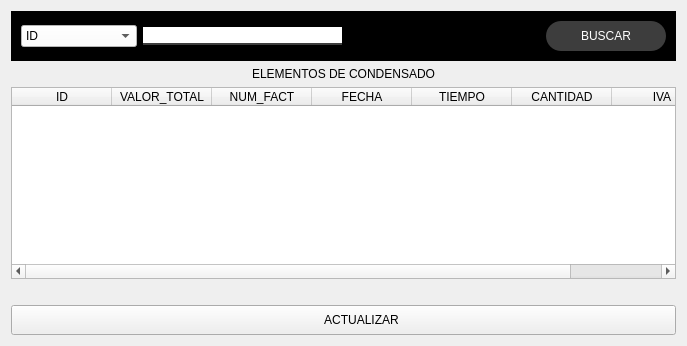
               <widget class="QWidget" name="pag_cone">
                <layout class="QVBoxLayout" name="verticalLayout_14">
                 <item>
                  <widget class="QFrame" name="frame_4">
                   <property name="styleSheet">
                    <string notr="true">QFrame{
background-color:rgb(0,0,0);
}
QLabel{
font: 87 12pt &quot;Arial Black&quot;;
background-color: #000000ff;
color: rgb(32, 80, 255);
border:0px solid #14C8CD;
}
QLineEdit{
border: 10px;
color:rgb(255,255,255);
border-bottom:2px solid rgb(61,61,61);
font:75 12pt &quot;Times New Roman&quot;;
}
QPushButton{
background-color:rgb(61,61,61);
border-radius: 15px;
color:rgb(255,255,255);
font:77 10pt &quot;Arial Black&quot;;
}
QPushButton:hover{
background-color: rgb(32, 80, 255);
border-radius: 15px;
color:rgb(0,0,0);
font: 77 10pt &quot;Arial Black&quot;;
}
QTableWidget{
background-color: rgb(255,255,255);
color:rgb(0,0,0);
gridline-color:rgb(32, 80, 255);
font-size:12pt;
color:#000000;
}
QHeaderView::section{
background-color: rgb(32, 80, 255);
border:1px solid rgb(0,0,0);
font-size: 12pt;
}
QTableWidget QTableCornerButton::section{
background-color:rgb(0,0,0);
border:1px solid rgb(32, 80, 255);
}</string>
                   </property>
                   <property name="frameShape">
                    <enum>QFrame::StyledPanel</enum>
                   </property>
                   <property name="frameShadow">
                    <enum>QFrame::Raised</enum>
                   </property>
                   <layout class="QHBoxLayout" name="horizontalLayout_22">
                    <item>
                     <widget class="QComboBox" name="combo_4">
                      <property name="styleSheet">
                       <string notr="true">background-color: rgb(255, 255, 255);
font: 14px &quot;Arial Black&quot;;</string>
                      </property>
                      <item>
                       <property name="text">
                        <string>ID</string>
                       </property>
                      </item>
                      <item>
                       <property name="text">
                        <string>VALOR_TOTAL</string>
                       </property>
                      </item>
                      <item>
                       <property name="text">
                        <string>NUM_FACT</string>
                       </property>
                      </item>
                      <item>
                       <property name="text">
                        <string>CANTIDAD</string>
                       </property>
                      </item>
                     </widget>
                    </item>
                    <item>
                     <widget class="QLineEdit" name="combo_line_4"/>
                    </item>
                    <item>
                     <spacer name="horizontalSpacer_18">
                      <property name="orientation">
                       <enum>Qt::Horizontal</enum>
                      </property>
                      <property name="sizeHint" stdset="0">
                       <size>
                        <width>40</width>
                        <height>20</height>
                       </size>
                      </property>
                     </spacer>
                    </item>
                    <item>
                     <widget class="QPushButton" name="search_cond">
                      <property name="minimumSize">
                       <size>
                        <width>120</width>
                        <height>30</height>
                       </size>
                      </property>
                      <property name="text">
                       <string>BUSCAR</string>
                      </property>
                      <property name="icon">
                       <iconset>
                        <normaloff>Imagenes/preferencessystemsearch_94404 (1).png</normaloff>Imagenes/preferencessystemsearch_94404 (1).png</iconset>
                      </property>
                      <property name="iconSize">
                       <size>
                        <width>30</width>
                        <height>30</height>
                       </size>
                      </property>
                     </widget>
                    </item>
                   </layout>
                  </widget>
                 </item>
                 <item>
                  <widget class="QLabel" name="tit_product_4">
                   <property name="text">
                    <string>ELEMENTOS DE CONDENSADO</string>
                   </property>
                   <property name="alignment">
                    <set>Qt::AlignCenter</set>
                   </property>
                  </widget>
                 </item>
                 <item>
                  <widget class="QTableWidget" name="cond_table">
                   <column>
                    <property name="text">
                     <string>ID</string>
                    </property>
                   </column>
                   <column>
                    <property name="text">
                     <string>VALOR_TOTAL</string>
                    </property>
                   </column>
                   <column>
                    <property name="text">
                     <string>NUM_FACT</string>
                    </property>
                   </column>
                   <column>
                    <property name="text">
                     <string>FECHA</string>
                    </property>
                   </column>
                   <column>
                    <property name="text">
                     <string>TIEMPO</string>
                    </property>
                   </column>
                   <column>
                    <property name="text">
                     <string>CANTIDAD</string>
                    </property>
                   </column>
                   <column>
                    <property name="text">
                     <string>IVA</string>
                    </property>
                   </column>
                  </widget>
                 </item>
                 <item>
                  <spacer name="horizontalSpacer_9">
                   <property name="orientation">
                    <enum>Qt::Horizontal</enum>
                   </property>
                   <property name="sizeHint" stdset="0">
                    <size>
                     <width>665</width>
                     <height>20</height>
                    </size>
                   </property>
                  </spacer>
                 </item>
                 <item>
                  <widget class="QPushButton" name="refresh_cond">
                   <property name="minimumSize">
                    <size>
                     <width>120</width>
                     <height>30</height>
                    </size>
                   </property>
                   <property name="text">
                    <string>           ACTUALIZAR</string>
                   </property>
                   <property name="icon">
                    <iconset>
                     <normaloff>Imagenes/vcsupdaterequired_93493.png</normaloff>Imagenes/vcsupdaterequired_93493.png</iconset>
                   </property>
                   <property name="iconSize">
                    <size>
                     <width>38</width>
                     <height>38</height>
                    </size>
                   </property>
                  </widget>
                 </item>
                </layout>
               </widget>
